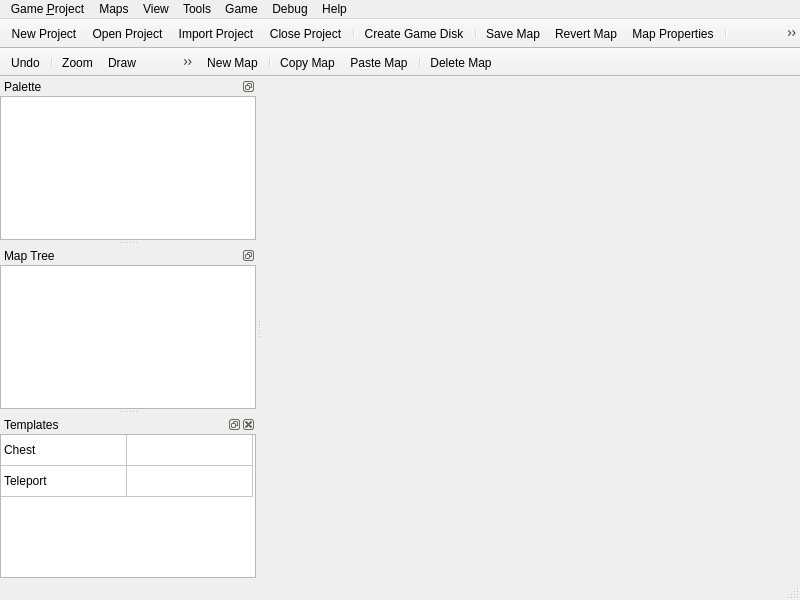
<?xml version="1.0" encoding="UTF-8"?>
<ui version="4.0">
 <class>MainWindow</class>
 <widget class="QMainWindow" name="MainWindow">
  <property name="geometry">
   <rect>
    <x>0</x>
    <y>0</y>
    <width>800</width>
    <height>600</height>
   </rect>
  </property>
  <property name="minimumSize">
   <size>
    <width>800</width>
    <height>600</height>
   </size>
  </property>
  <property name="windowTitle">
   <string>EasyRPG Editor</string>
  </property>
  <property name="windowIcon">
   <iconset resource="Resources.qrc">
    <normaloff>:/icons/share/old_easyrpg.png</normaloff>:/icons/share/old_easyrpg.png</iconset>
  </property>
  <widget class="QWidget" name="centralWidget">
   <layout class="QHBoxLayout" name="horizontalLayout_2">
    <property name="spacing">
     <number>6</number>
    </property>
    <property name="leftMargin">
     <number>0</number>
    </property>
    <property name="topMargin">
     <number>0</number>
    </property>
    <property name="rightMargin">
     <number>0</number>
    </property>
    <property name="bottomMargin">
     <number>0</number>
    </property>
    <item>
     <widget class="QTabWidget" name="tabMap">
      <property name="documentMode">
       <bool>true</bool>
      </property>
      <property name="tabsClosable">
       <bool>true</bool>
      </property>
      <property name="movable">
       <bool>true</bool>
      </property>
     </widget>
    </item>
   </layout>
  </widget>
  <widget class="QMenuBar" name="menuBar">
   <property name="geometry">
    <rect>
     <x>0</x>
     <y>0</y>
     <width>800</width>
     <height>20</height>
    </rect>
   </property>
   <widget class="QMenu" name="menuGame">
    <property name="title">
     <string>Game &amp;Project</string>
    </property>
    <addaction name="action_New_Project"/>
    <addaction name="action_Open_Project"/>
    <addaction name="actionImport_Project"/>
    <addaction name="action_Close_Project"/>
    <addaction name="separator"/>
    <addaction name="actionCreate_Game_Disk"/>
    <addaction name="separator"/>
    <addaction name="action_Quit"/>
   </widget>
   <widget class="QMenu" name="menuMaps">
    <property name="title">
     <string>Maps</string>
    </property>
    <widget class="QMenu" name="menuEdition_Mode">
     <property name="title">
      <string>Edit&amp;Layer</string>
     </property>
     <addaction name="action_Lower_Layer"/>
     <addaction name="action_Upper_Layer"/>
     <addaction name="action_Events"/>
    </widget>
    <widget class="QMenu" name="menuZoom">
     <property name="title">
      <string>&amp;Zoom</string>
     </property>
     <addaction name="actionScale_1_1"/>
     <addaction name="actionZoomIn"/>
     <addaction name="actionZoomOut"/>
    </widget>
    <addaction name="action_Save_Map"/>
    <addaction name="actionRevert_Map"/>
    <addaction name="separator"/>
    <addaction name="menuEdition_Mode"/>
    <addaction name="menuZoom"/>
   </widget>
   <widget class="QMenu" name="menuTools">
    <property name="title">
     <string>Tools</string>
    </property>
    <addaction name="actionData_Base"/>
    <addaction name="actionResource_Manager"/>
    <addaction name="actionJukebox"/>
    <addaction name="actionSearch"/>
    <addaction name="action_Script_Editor"/>
    <addaction name="actionSwitch_Variables"/>
    <addaction name="separator"/>
    <addaction name="actionPreferences"/>
   </widget>
   <widget class="QMenu" name="menuGame_2">
    <property name="title">
     <string>Game</string>
    </property>
    <addaction name="action_Play_Test"/>
    <addaction name="separator"/>
    <addaction name="action_Full_Screen"/>
    <addaction name="action_Title_Background"/>
   </widget>
   <widget class="QMenu" name="menuHelp">
    <property name="title">
     <string>Help</string>
    </property>
    <addaction name="actionContents"/>
    <addaction name="separator"/>
    <addaction name="actionAbout"/>
    <addaction name="actionAbout_Qt"/>
   </widget>
   <widget class="QMenu" name="menuView">
    <property name="title">
     <string>View</string>
    </property>
    <addaction name="actionPalete"/>
    <addaction name="actionMap_Tree"/>
    <addaction name="actionTemplates"/>
   </widget>
   <widget class="QMenu" name="menuDebug">
    <property name="title">
     <string>Debug</string>
    </property>
    <addaction name="actionRtp_Path"/>
    <addaction name="actionEnable_Caching"/>
   </widget>
   <addaction name="menuGame"/>
   <addaction name="menuMaps"/>
   <addaction name="menuView"/>
   <addaction name="menuTools"/>
   <addaction name="menuGame_2"/>
   <addaction name="menuDebug"/>
   <addaction name="menuHelp"/>
  </widget>
  <widget class="QToolBar" name="mainToolBar">
   <property name="movable">
    <bool>false</bool>
   </property>
   <property name="floatable">
    <bool>false</bool>
   </property>
   <attribute name="toolBarArea">
    <enum>TopToolBarArea</enum>
   </attribute>
   <attribute name="toolBarBreak">
    <bool>false</bool>
   </attribute>
   <addaction name="action_New_Project"/>
   <addaction name="action_Open_Project"/>
   <addaction name="actionImport_Project"/>
   <addaction name="action_Close_Project"/>
   <addaction name="separator"/>
   <addaction name="actionCreate_Game_Disk"/>
   <addaction name="separator"/>
   <addaction name="action_Save_Map"/>
   <addaction name="actionRevert_Map"/>
   <addaction name="actionMap_Properties"/>
   <addaction name="separator"/>
   <addaction name="action_Lower_Layer"/>
   <addaction name="action_Upper_Layer"/>
   <addaction name="action_Events"/>
   <addaction name="separator"/>
   <addaction name="actionZoomIn"/>
   <addaction name="actionZoomOut"/>
   <addaction name="actionScale_1_1"/>
   <addaction name="separator"/>
   <addaction name="actionPalete"/>
   <addaction name="actionMap_Tree"/>
   <addaction name="actionJukebox"/>
   <addaction name="separator"/>
   <addaction name="actionData_Base"/>
   <addaction name="action_Script_Editor"/>
   <addaction name="actionResource_Manager"/>
   <addaction name="actionSearch"/>
   <addaction name="separator"/>
   <addaction name="action_Play_Test"/>
   <addaction name="action_Full_Screen"/>
   <addaction name="action_Title_Background"/>
   <addaction name="separator"/>
   <addaction name="actionContents"/>
   <addaction name="separator"/>
  </widget>
  <widget class="QStatusBar" name="statusBar"/>
  <widget class="QDockWidget" name="dockPalete">
   <property name="features">
    <set>QDockWidget::DockWidgetFloatable|QDockWidget::DockWidgetMovable</set>
   </property>
   <property name="windowTitle">
    <string>Palette</string>
   </property>
   <attribute name="dockWidgetArea">
    <number>1</number>
   </attribute>
   <widget class="QWidget" name="dockWidgetContents">
    <layout class="QVBoxLayout" name="verticalLayout">
     <property name="spacing">
      <number>0</number>
     </property>
     <property name="leftMargin">
      <number>0</number>
     </property>
     <property name="topMargin">
      <number>0</number>
     </property>
     <property name="rightMargin">
      <number>0</number>
     </property>
     <property name="bottomMargin">
      <number>0</number>
     </property>
     <item>
      <widget class="QWidget" name="widgetBar" native="true">
       <layout class="QVBoxLayout" name="verticalLayout_3">
        <property name="spacing">
         <number>0</number>
        </property>
        <property name="leftMargin">
         <number>0</number>
        </property>
        <property name="topMargin">
         <number>0</number>
        </property>
        <property name="rightMargin">
         <number>0</number>
        </property>
        <property name="bottomMargin">
         <number>0</number>
        </property>
       </layout>
      </widget>
     </item>
     <item>
      <widget class="QGraphicsView" name="graphicsPalete"/>
     </item>
    </layout>
   </widget>
  </widget>
  <widget class="QDockWidget" name="dockMapTree">
   <property name="features">
    <set>QDockWidget::DockWidgetFloatable|QDockWidget::DockWidgetMovable</set>
   </property>
   <property name="allowedAreas">
    <set>Qt::LeftDockWidgetArea|Qt::RightDockWidgetArea</set>
   </property>
   <property name="windowTitle">
    <string>Map Tree</string>
   </property>
   <attribute name="dockWidgetArea">
    <number>1</number>
   </attribute>
   <widget class="QWidget" name="dockWidgetContents_2">
    <layout class="QVBoxLayout" name="verticalLayout_2">
     <property name="spacing">
      <number>0</number>
     </property>
     <property name="leftMargin">
      <number>0</number>
     </property>
     <property name="topMargin">
      <number>0</number>
     </property>
     <property name="rightMargin">
      <number>0</number>
     </property>
     <property name="bottomMargin">
      <number>0</number>
     </property>
     <item>
      <widget class="QWidget" name="widgetBar2" native="true">
       <layout class="QVBoxLayout" name="verticalLayout_4">
        <property name="spacing">
         <number>0</number>
        </property>
        <property name="leftMargin">
         <number>0</number>
        </property>
        <property name="topMargin">
         <number>0</number>
        </property>
        <property name="rightMargin">
         <number>0</number>
        </property>
        <property name="bottomMargin">
         <number>0</number>
        </property>
       </layout>
      </widget>
     </item>
     <item>
      <widget class="QTreeWidget" name="treeMap">
       <property name="expandsOnDoubleClick">
        <bool>false</bool>
       </property>
       <attribute name="headerVisible">
        <bool>false</bool>
       </attribute>
       <column>
        <property name="text">
         <string>Map Name</string>
        </property>
       </column>
       <column>
        <property name="text">
         <string>Map ID</string>
        </property>
       </column>
      </widget>
     </item>
    </layout>
   </widget>
  </widget>
  <widget class="QToolBar" name="toolBar">
   <property name="minimumSize">
    <size>
     <width>196</width>
     <height>0</height>
    </size>
   </property>
   <property name="maximumSize">
    <size>
     <width>196</width>
     <height>16777215</height>
    </size>
   </property>
   <property name="windowTitle">
    <string>toolBar</string>
   </property>
   <property name="movable">
    <bool>false</bool>
   </property>
   <attribute name="toolBarArea">
    <enum>TopToolBarArea</enum>
   </attribute>
   <attribute name="toolBarBreak">
    <bool>true</bool>
   </attribute>
   <addaction name="actionUndo"/>
   <addaction name="separator"/>
   <addaction name="actionZoom"/>
   <addaction name="actionDraw"/>
   <addaction name="actionRectangle"/>
   <addaction name="actionCircle"/>
   <addaction name="actionFill"/>
  </widget>
  <widget class="QToolBar" name="toolBar2">
   <property name="windowTitle">
    <string>toolBar_2</string>
   </property>
   <property name="movable">
    <bool>false</bool>
   </property>
   <attribute name="toolBarArea">
    <enum>TopToolBarArea</enum>
   </attribute>
   <attribute name="toolBarBreak">
    <bool>false</bool>
   </attribute>
   <addaction name="actionNew_Map"/>
   <addaction name="separator"/>
   <addaction name="actionCopy_Map"/>
   <addaction name="actionPaste_Map"/>
   <addaction name="separator"/>
   <addaction name="actionDelete_Map"/>
  </widget>
  <widget class="QDockWidget" name="dockTemplates">
   <property name="windowTitle">
    <string>Templates</string>
   </property>
   <attribute name="dockWidgetArea">
    <number>1</number>
   </attribute>
   <widget class="QWidget" name="dockWidgetContents_3">
    <layout class="QVBoxLayout" name="verticalLayout_6">
     <property name="leftMargin">
      <number>0</number>
     </property>
     <property name="topMargin">
      <number>0</number>
     </property>
     <property name="rightMargin">
      <number>0</number>
     </property>
     <property name="bottomMargin">
      <number>0</number>
     </property>
     <item>
      <widget class="QTableWidget" name="tableWidget">
       <property name="alternatingRowColors">
        <bool>false</bool>
       </property>
       <property name="showGrid">
        <bool>true</bool>
       </property>
       <attribute name="horizontalHeaderVisible">
        <bool>false</bool>
       </attribute>
       <attribute name="horizontalHeaderDefaultSectionSize">
        <number>126</number>
       </attribute>
       <attribute name="horizontalHeaderMinimumSectionSize">
        <number>46</number>
       </attribute>
       <attribute name="verticalHeaderVisible">
        <bool>false</bool>
       </attribute>
       <attribute name="verticalHeaderDefaultSectionSize">
        <number>31</number>
       </attribute>
       <attribute name="verticalHeaderMinimumSectionSize">
        <number>26</number>
       </attribute>
       <row>
        <property name="text">
         <string>item</string>
        </property>
       </row>
       <row>
        <property name="text">
         <string>item2</string>
        </property>
       </row>
       <column>
        <property name="text">
         <string>Name</string>
        </property>
       </column>
       <column>
        <property name="text">
         <string>Name2</string>
        </property>
       </column>
       <item row="0" column="0">
        <property name="text">
         <string>Chest</string>
        </property>
       </item>
       <item row="1" column="0">
        <property name="text">
         <string>Teleport</string>
        </property>
       </item>
      </widget>
     </item>
    </layout>
   </widget>
  </widget>
  <action name="action_Open_Project">
   <property name="icon">
    <iconset resource="Resources.qrc">
     <normaloff>:/icons/share/old_open.png</normaloff>:/icons/share/old_open.png</iconset>
   </property>
   <property name="text">
    <string>&amp;Open Project</string>
   </property>
   <property name="statusTip">
    <string>Open an existing Game Project</string>
   </property>
   <property name="shortcut">
    <string>Ctrl+O</string>
   </property>
  </action>
  <action name="action_New_Project">
   <property name="icon">
    <iconset resource="Resources.qrc">
     <normaloff>:/icons/share/old_new.png</normaloff>:/icons/share/old_new.png</iconset>
   </property>
   <property name="text">
    <string>&amp;New Project</string>
   </property>
   <property name="statusTip">
    <string>Create a new Game Project</string>
   </property>
   <property name="shortcut">
    <string>Ctrl+N</string>
   </property>
  </action>
  <action name="action_Close_Project">
   <property name="icon">
    <iconset resource="Resources.qrc">
     <normaloff>:/icons/share/old_close.png</normaloff>:/icons/share/old_close.png</iconset>
   </property>
   <property name="text">
    <string>&amp;Close Project</string>
   </property>
   <property name="statusTip">
    <string>Close current opened Game Project</string>
   </property>
   <property name="shortcut">
    <string>Ctrl+X</string>
   </property>
  </action>
  <action name="actionCreate_Game_Disk">
   <property name="icon">
    <iconset resource="Resources.qrc">
     <normaloff>:/icons/share/old_create_game_disk.png</normaloff>:/icons/share/old_create_game_disk.png</iconset>
   </property>
   <property name="text">
    <string>Create Game &amp;Disk</string>
   </property>
   <property name="statusTip">
    <string>Generate game installation executable</string>
   </property>
  </action>
  <action name="action_Quit">
   <property name="icon">
    <iconset resource="Resources.qrc">
     <normaloff>:/icons/share/old_quit.png</normaloff>:/icons/share/old_quit.png</iconset>
   </property>
   <property name="text">
    <string>&amp;Quit</string>
   </property>
   <property name="statusTip">
    <string>Quit EasyRPG</string>
   </property>
  </action>
  <action name="action_Save_Map">
   <property name="icon">
    <iconset resource="Resources.qrc">
     <normaloff>:/icons/share/old_save_all.png</normaloff>:/icons/share/old_save_all.png</iconset>
   </property>
   <property name="text">
    <string>&amp;Save Map</string>
   </property>
   <property name="toolTip">
    <string>Save current Map</string>
   </property>
   <property name="statusTip">
    <string>Save all changes done in maps</string>
   </property>
   <property name="shortcut">
    <string>Ctrl+S</string>
   </property>
  </action>
  <action name="actionRevert_Map">
   <property name="icon">
    <iconset resource="Resources.qrc">
     <normaloff>:/icons/share/old_revert.png</normaloff>:/icons/share/old_revert.png</iconset>
   </property>
   <property name="text">
    <string>&amp;Revert Map</string>
   </property>
   <property name="toolTip">
    <string>Revert currentl Map</string>
   </property>
   <property name="statusTip">
    <string>Revert changes on all maps</string>
   </property>
   <property name="shortcut">
    <string>Ctrl+R</string>
   </property>
  </action>
  <action name="action_Lower_Layer">
   <property name="checkable">
    <bool>true</bool>
   </property>
   <property name="icon">
    <iconset resource="Resources.qrc">
     <normaloff>:/icons/share/old_lower_layer.png</normaloff>:/icons/share/old_lower_layer.png</iconset>
   </property>
   <property name="text">
    <string>&amp;Lower Layer</string>
   </property>
   <property name="statusTip">
    <string>Edit lower layer mode</string>
   </property>
   <property name="shortcut">
    <string>F5</string>
   </property>
  </action>
  <action name="action_Upper_Layer">
   <property name="checkable">
    <bool>true</bool>
   </property>
   <property name="icon">
    <iconset resource="Resources.qrc">
     <normaloff>:/icons/share/old_upper_layer.png</normaloff>:/icons/share/old_upper_layer.png</iconset>
   </property>
   <property name="text">
    <string>&amp;Upper Layer</string>
   </property>
   <property name="statusTip">
    <string>Edit upper layer mode</string>
   </property>
   <property name="shortcut">
    <string>F6</string>
   </property>
  </action>
  <action name="action_Events">
   <property name="checkable">
    <bool>true</bool>
   </property>
   <property name="icon">
    <iconset resource="Resources.qrc">
     <normaloff>:/icons/share/old_event_layer.png</normaloff>:/icons/share/old_event_layer.png</iconset>
   </property>
   <property name="text">
    <string>&amp;Events</string>
   </property>
   <property name="statusTip">
    <string>Edit events mode</string>
   </property>
   <property name="shortcut">
    <string>F7</string>
   </property>
  </action>
  <action name="actionScale_1_1">
   <property name="icon">
    <iconset resource="Resources.qrc">
     <normaloff>:/icons/share/old_11_scale.png</normaloff>:/icons/share/old_11_scale.png</iconset>
   </property>
   <property name="text">
    <string>&amp;Zoom 100%</string>
   </property>
   <property name="toolTip">
    <string>Zoom 100%</string>
   </property>
   <property name="statusTip">
    <string>Scale 200%</string>
   </property>
  </action>
  <action name="actionZoomIn">
   <property name="icon">
    <iconset resource="Resources.qrc">
     <normaloff>:/icons/share/old_zoom.png</normaloff>:/icons/share/old_zoom.png</iconset>
   </property>
   <property name="text">
    <string>Zoom &amp;In</string>
   </property>
   <property name="toolTip">
    <string>Zoom In</string>
   </property>
   <property name="statusTip">
    <string>Scale 100%</string>
   </property>
   <property name="shortcut">
    <string>+</string>
   </property>
  </action>
  <action name="actionZoomOut">
   <property name="icon">
    <iconset resource="Resources.qrc">
     <normaloff>:/icons/share/old_zoom.png</normaloff>:/icons/share/old_zoom.png</iconset>
   </property>
   <property name="text">
    <string>Zoom &amp;Out</string>
   </property>
   <property name="toolTip">
    <string>Zoom Out</string>
   </property>
   <property name="statusTip">
    <string>Scale 50%</string>
   </property>
   <property name="shortcut">
    <string>-</string>
   </property>
  </action>
  <action name="actionData_Base">
   <property name="icon">
    <iconset resource="Resources.qrc">
     <normaloff>:/icons/share/old_database.png</normaloff>:/icons/share/old_database.png</iconset>
   </property>
   <property name="text">
    <string>Data Base</string>
   </property>
   <property name="statusTip">
    <string>Open Data Base editor</string>
   </property>
   <property name="shortcut">
    <string>F8</string>
   </property>
  </action>
  <action name="actionResource_Manager">
   <property name="icon">
    <iconset resource="Resources.qrc">
     <normaloff>:/icons/share/old_resources.png</normaloff>:/icons/share/old_resources.png</iconset>
   </property>
   <property name="text">
    <string>Resource Manager</string>
   </property>
   <property name="statusTip">
    <string>Open Resource Manager</string>
   </property>
  </action>
  <action name="actionJukebox">
   <property name="icon">
    <iconset resource="Resources.qrc">
     <normaloff>:/icons/share/old_music.png</normaloff>:/icons/share/old_music.png</iconset>
   </property>
   <property name="text">
    <string>Jukebox</string>
   </property>
   <property name="statusTip">
    <string>Play music while you work</string>
   </property>
  </action>
  <action name="actionSearch">
   <property name="icon">
    <iconset resource="Resources.qrc">
     <normaloff>:/icons/share/old_search.png</normaloff>:/icons/share/old_search.png</iconset>
   </property>
   <property name="text">
    <string>Search</string>
   </property>
   <property name="statusTip">
    <string>Search inside your Game Project</string>
   </property>
  </action>
  <action name="action_Play_Test">
   <property name="icon">
    <iconset resource="Resources.qrc">
     <normaloff>:/icons/share/old_playtest.png</normaloff>:/icons/share/old_playtest.png</iconset>
   </property>
   <property name="text">
    <string>&amp;Play Test</string>
   </property>
   <property name="statusTip">
    <string>Test your Game</string>
   </property>
   <property name="shortcut">
    <string>F4</string>
   </property>
  </action>
  <action name="action_Full_Screen">
   <property name="checkable">
    <bool>true</bool>
   </property>
   <property name="icon">
    <iconset resource="Resources.qrc">
     <normaloff>:/icons/share/old_fullscreen.png</normaloff>:/icons/share/old_fullscreen.png</iconset>
   </property>
   <property name="text">
    <string>&amp;Full Screen</string>
   </property>
   <property name="statusTip">
    <string>Test game in fullscreen mode</string>
   </property>
  </action>
  <action name="action_Title_Background">
   <property name="checkable">
    <bool>true</bool>
   </property>
   <property name="icon">
    <iconset resource="Resources.qrc">
     <normaloff>:/icons/share/old_title.png</normaloff>:/icons/share/old_title.png</iconset>
   </property>
   <property name="text">
    <string>&amp;Title Background</string>
   </property>
   <property name="statusTip">
    <string>Show title screen's background on Play Test</string>
   </property>
  </action>
  <action name="actionContents">
   <property name="icon">
    <iconset resource="Resources.qrc">
     <normaloff>:/icons/share/old_help.png</normaloff>:/icons/share/old_help.png</iconset>
   </property>
   <property name="text">
    <string>&amp;Contents</string>
   </property>
   <property name="statusTip">
    <string>View Help contents</string>
   </property>
  </action>
  <action name="actionAbout">
   <property name="text">
    <string>&amp;About</string>
   </property>
   <property name="statusTip">
    <string>About EasyRPG</string>
   </property>
  </action>
  <action name="actionAbout_Qt">
   <property name="text">
    <string>About &amp;Qt</string>
   </property>
   <property name="statusTip">
    <string>About Qt</string>
   </property>
  </action>
  <action name="action_Script_Editor">
   <property name="icon">
    <iconset resource="Resources.qrc">
     <normaloff>:/icons/share/old_script_editor.png</normaloff>:/icons/share/old_script_editor.png</iconset>
   </property>
   <property name="text">
    <string>&amp;Script Editor</string>
   </property>
   <property name="statusTip">
    <string>Open Script Editor</string>
   </property>
  </action>
  <action name="actionPalete">
   <property name="checkable">
    <bool>true</bool>
   </property>
   <property name="checked">
    <bool>true</bool>
   </property>
   <property name="icon">
    <iconset resource="Resources.qrc">
     <normaloff>:/icons/share/old_palette.png</normaloff>:/icons/share/old_palette.png</iconset>
   </property>
   <property name="text">
    <string>Tile Palette</string>
   </property>
   <property name="statusTip">
    <string>Show/Hide palette window</string>
   </property>
  </action>
  <action name="actionMap_Tree">
   <property name="checkable">
    <bool>true</bool>
   </property>
   <property name="checked">
    <bool>true</bool>
   </property>
   <property name="icon">
    <iconset resource="Resources.qrc">
     <normaloff>:/icons/share/old_map.png</normaloff>:/icons/share/old_map.png</iconset>
   </property>
   <property name="text">
    <string>Map Tree</string>
   </property>
   <property name="statusTip">
    <string>Show/Hide Map Tree window</string>
   </property>
  </action>
  <action name="actionUndo">
   <property name="icon">
    <iconset resource="Resources.qrc">
     <normaloff>:/icons/share/old_revert.png</normaloff>:/icons/share/old_revert.png</iconset>
   </property>
   <property name="text">
    <string>Undo</string>
   </property>
   <property name="toolTip">
    <string>Undo last action</string>
   </property>
   <property name="shortcut">
    <string>Ctrl+Z</string>
   </property>
  </action>
  <action name="actionZoom">
   <property name="checkable">
    <bool>true</bool>
   </property>
   <property name="icon">
    <iconset resource="Resources.qrc">
     <normaloff>:/icons/share/old_zoom.png</normaloff>:/icons/share/old_zoom.png</iconset>
   </property>
   <property name="text">
    <string>Zoom</string>
   </property>
   <property name="toolTip">
    <string>Zoom in and out</string>
   </property>
   <property name="shortcut">
    <string>1</string>
   </property>
  </action>
  <action name="actionDraw">
   <property name="checkable">
    <bool>true</bool>
   </property>
   <property name="icon">
    <iconset resource="Resources.qrc">
     <normaloff>:/icons/share/old_pen.png</normaloff>:/icons/share/old_pen.png</iconset>
   </property>
   <property name="text">
    <string>Draw</string>
   </property>
   <property name="toolTip">
    <string>Draw in the map with a pen</string>
   </property>
   <property name="shortcut">
    <string>2</string>
   </property>
  </action>
  <action name="actionRectangle">
   <property name="checkable">
    <bool>true</bool>
   </property>
   <property name="icon">
    <iconset resource="Resources.qrc">
     <normaloff>:/icons/share/old_rectangle.png</normaloff>:/icons/share/old_rectangle.png</iconset>
   </property>
   <property name="text">
    <string>Rectangle</string>
   </property>
   <property name="toolTip">
    <string>Draw in the map with a rectangle tool</string>
   </property>
   <property name="shortcut">
    <string>3</string>
   </property>
  </action>
  <action name="actionCircle">
   <property name="checkable">
    <bool>true</bool>
   </property>
   <property name="icon">
    <iconset resource="Resources.qrc">
     <normaloff>:/icons/share/old_circle.png</normaloff>:/icons/share/old_circle.png</iconset>
   </property>
   <property name="text">
    <string>Circle</string>
   </property>
   <property name="toolTip">
    <string>Draw in a map with a circle tool</string>
   </property>
   <property name="shortcut">
    <string>4</string>
   </property>
  </action>
  <action name="actionFill">
   <property name="checkable">
    <bool>true</bool>
   </property>
   <property name="icon">
    <iconset resource="Resources.qrc">
     <normaloff>:/icons/share/old_fill.png</normaloff>:/icons/share/old_fill.png</iconset>
   </property>
   <property name="text">
    <string>Fill</string>
   </property>
   <property name="toolTip">
    <string>Draw in the map with a fill tool</string>
   </property>
   <property name="shortcut">
    <string>5</string>
   </property>
  </action>
  <action name="actionImport_Project">
   <property name="icon">
    <iconset resource="Resources.qrc">
     <normaloff>:/icons/share/old_import.png</normaloff>:/icons/share/old_import.png</iconset>
   </property>
   <property name="text">
    <string>&amp;Import Project</string>
   </property>
  </action>
  <action name="actionRtp_Path">
   <property name="icon">
    <iconset resource="Resources.qrc">
     <normaloff>:/icons/share/old_open.png</normaloff>:/icons/share/old_open.png</iconset>
   </property>
   <property name="text">
    <string>Rtp Path</string>
   </property>
   <property name="toolTip">
    <string>warning!: this feature will be disabled once OpenRTP is released</string>
   </property>
  </action>
  <action name="actionMap_Properties">
   <property name="icon">
    <iconset resource="Resources.qrc">
     <normaloff>:/icons/share/old_edit.png</normaloff>:/icons/share/old_edit.png</iconset>
   </property>
   <property name="text">
    <string>Map Properties</string>
   </property>
   <property name="toolTip">
    <string>Edit map properties</string>
   </property>
  </action>
  <action name="actionNew_Map">
   <property name="icon">
    <iconset resource="Resources.qrc">
     <normaloff>:/icons/share/old_new_map.png</normaloff>:/icons/share/old_new_map.png</iconset>
   </property>
   <property name="text">
    <string>New Map</string>
   </property>
   <property name="toolTip">
    <string>Create a new map and add it as children of the current map.</string>
   </property>
  </action>
  <action name="actionCopy_Map">
   <property name="icon">
    <iconset resource="Resources.qrc">
     <normaloff>:/icons/share/old_copy_map.png</normaloff>:/icons/share/old_copy_map.png</iconset>
   </property>
   <property name="text">
    <string>Copy Map</string>
   </property>
   <property name="toolTip">
    <string>Copy selected map.</string>
   </property>
  </action>
  <action name="actionPaste_Map">
   <property name="icon">
    <iconset resource="Resources.qrc">
     <normaloff>:/icons/share/old_paste_map.png</normaloff>:/icons/share/old_paste_map.png</iconset>
   </property>
   <property name="text">
    <string>Paste Map</string>
   </property>
   <property name="toolTip">
    <string>Paste current copied map as children of the selected map.</string>
   </property>
  </action>
  <action name="actionDelete_Map">
   <property name="icon">
    <iconset resource="Resources.qrc">
     <normaloff>:/icons/share/old_delete_map.png</normaloff>:/icons/share/old_delete_map.png</iconset>
   </property>
   <property name="text">
    <string>Delete Map</string>
   </property>
   <property name="toolTip">
    <string>Delete selected map.</string>
   </property>
  </action>
  <action name="actionEnable_Caching">
   <property name="checkable">
    <bool>true</bool>
   </property>
   <property name="checked">
    <bool>true</bool>
   </property>
   <property name="text">
    <string>Enable Caching</string>
   </property>
   <property name="toolTip">
    <string>Enable caching in the searchdialog</string>
   </property>
  </action>
  <action name="actionSwitch_Variables">
   <property name="text">
    <string>Switches &amp;&amp; Variables</string>
   </property>
  </action>
  <action name="actionTemplates">
   <property name="text">
    <string>Templates</string>
   </property>
  </action>
  <action name="actionPreferences">
   <property name="text">
    <string>Preferences</string>
   </property>
  </action>
  <action name="actionBlur_Lower_Layer">
   <property name="checkable">
    <bool>false</bool>
   </property>
   <property name="checked">
    <bool>false</bool>
   </property>
   <property name="text">
    <string>Blur Lower Layer</string>
   </property>
  </action>
 </widget>
 <layoutdefault spacing="6" margin="11"/>
 <resources>
  <include location="Resources.qrc"/>
 </resources>
 <connections/>
</ui>
